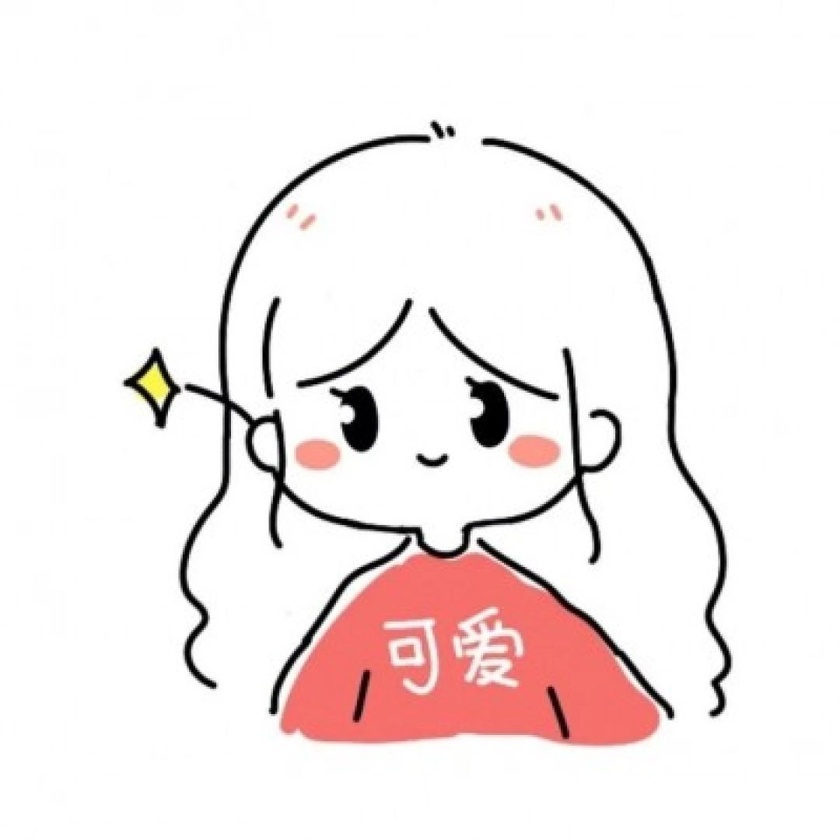
#> input picture 52100674_Lab1/hello.jpeg, 840 x 840 px, shrunk from 1080 x 1080 before the run
$ python Ex9.py
#> lines starting #> are read from the running program, lines starting #| are printed output that depends on the picture
import cv2

image = cv2.imread("hello.jpeg")
#> image is the input picture: shape (840, 840, 3); mean B, G, R 234, 234.4, 243.2
B, G, R = cv2.split(image)
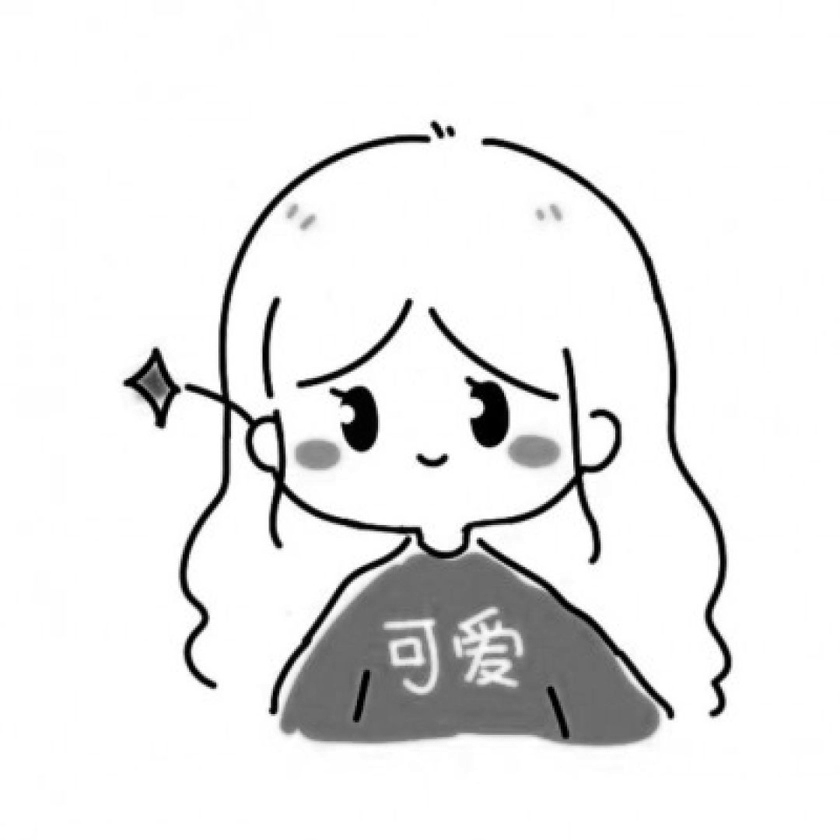
#> B: shape (840, 840); min 0, max 255, mean 234
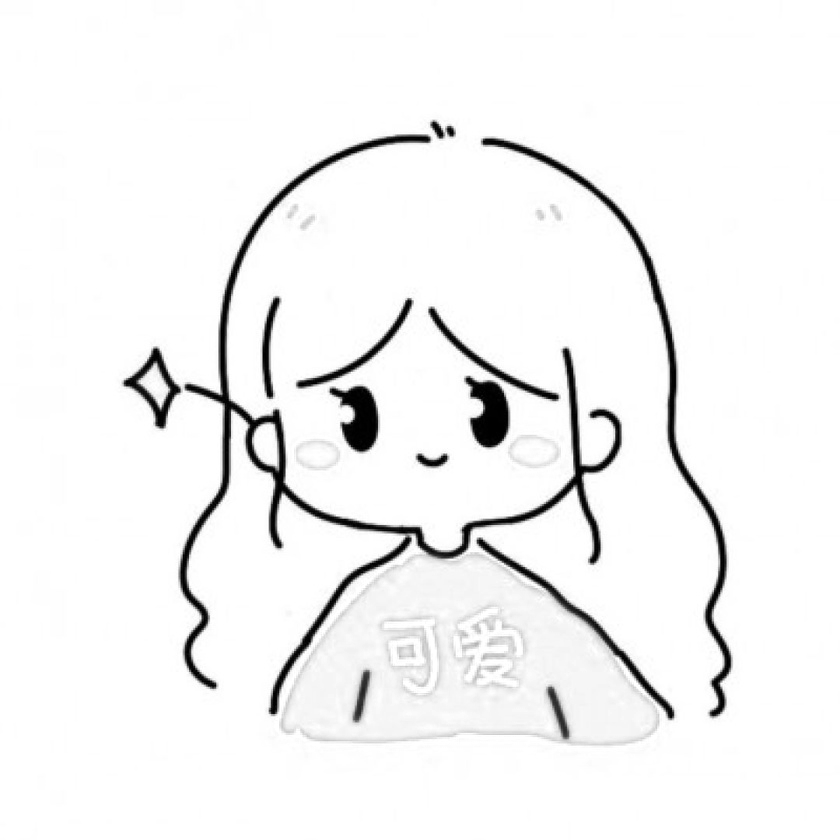
#> R: shape (840, 840); min 0, max 255, mean 243.2
# Corresponding channels are separated

cv2.imshow("original", image)
cv2.waitKey(0)

cv2.imshow("blue", B)
cv2.waitKey(0)

cv2.imshow("Green", G)
cv2.waitKey(0)

cv2.imshow("red", R)
cv2.waitKey(0)

cv2.destroyAllWindows()
